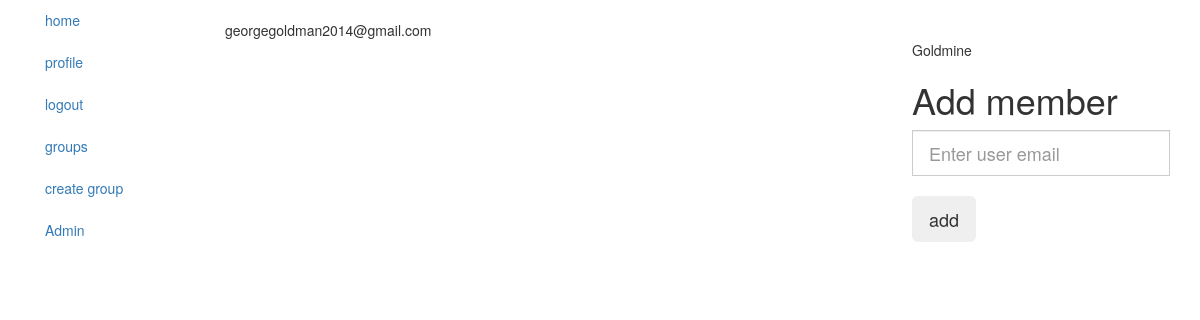
/member?members=Goldmine (signed in), run on an earlier commit of the app's database.
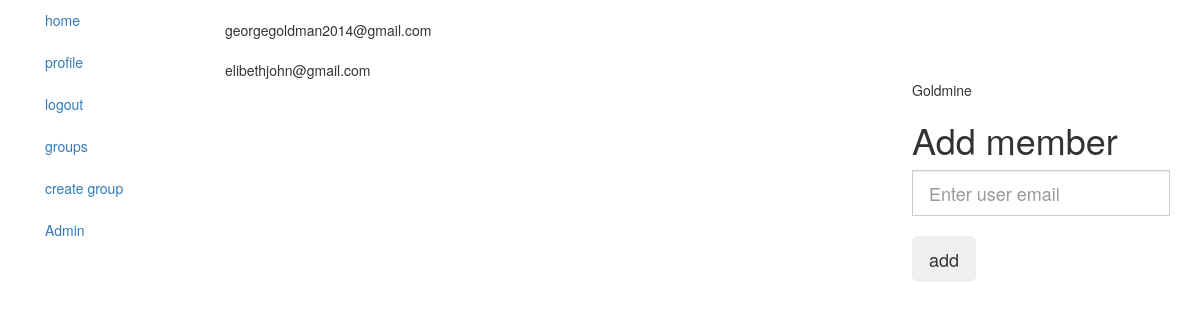
And on a later commit of the database.
### application/models.py (models this page shows, shortened)
class Member(db.Model):
    id = db.Column(db.Integer, primary_key=True)
    member_name = db.Column(db.Text)
    group_name = db.Column(db.Text)
    weekly_target = db.Column(db.Integer)
    monthly_target = db.Column(db.Integer)
    group_id = db.Column(db.Integer, db.ForeignKey('group.id'), nullable=False)

### application/views.py (the view)
@view.route('/member')
@login_required
def add_member():
    form = AdduserForm()
    group_name = request.args.get('members')
    member = Member.query.all()
    group = Group.query.filter_by(group_name=group_name).first()
    return render_template('add-member.html', members=member, group_name=group_name, form=form, group=group)

### application/web_forms.py
class AdduserForm(FlaskForm):
    email = EmailField('email', validators=[DataRequired(),])
    submit_button = SubmitField('add')

### application/__init__.py (called while the page is built)
@login_manager.user_loader
def load_user(user_id):
    return User.query.get(user_id)

### application/templates/add-member.html (shortened to what this page needs)
{% extends 'layout.html'%}
{% block content %}
{% for member in members %}
  {% if member.group_name == group_name %}
  <table>
    <tr>
      <td>
        {{ member.member_name }}
      </td><br>
    </tr>
  </table>
  {% endif %}
{% endfor%}
{% endblock%}
{% block side %}
{% if current_user.email == group.group_admin %}
  <form method="post" action="/add_members?group_name={{group_name}}" class="pull-right">
    {{group_name}}
    <h1>Add member</h1>
    <div class="input-group">
      {{form.email(class="form-control input-lg", placeholder="Enter user email")}}
    </div><br>
    <div class="input-group">
      {{form.submit_button(class="btn btn-lg")}}
    </div>
{% endif%}
{% endblock %}

### application/templates/layout.html (shortened to what this page needs)
<!DOCTYPE html>
<html lang="en" dir="ltr">
	<head>
		<link rel="stylesheet" href="{{ url_for('static', filename='bootstrap.min.css') }}">
	</head>
	<body>
		<div class="container">
			<div class="row">
				<div class="col-lg-2">
					<ul class="nav nav-pills nav-stacked">
						<li><a href="{{ url_for('view.home')}}">home</a></li>
						{% if current_user.is_authenticated%}
						<li><a href="/account_home">profile</a></li>
						<li><a href="{{url_for('auth.logout')}}">logout</a></li>
						<li><a href="/group">groups</a></li>
						<li><a href="/admin_signup">create group</a></li>
						{% endif %}
						{% if current_user.is_admin == True %}
							<li><a href="#">Admin</a></li>
						{% endif %}
					</ul>
				</div>
				<div class="col-lg-7">
					{% block content %}
					{% endblock %}
				</div>
				<div class="col-lg-4 pull-right">
					{% block side %}
					{% endblock %}
				</div>
			</div>
		</div>
	</body>
</html>

What changed in the data, as far as the page shows it:
added Member: member_name "elibethjohn@gmail.com"
